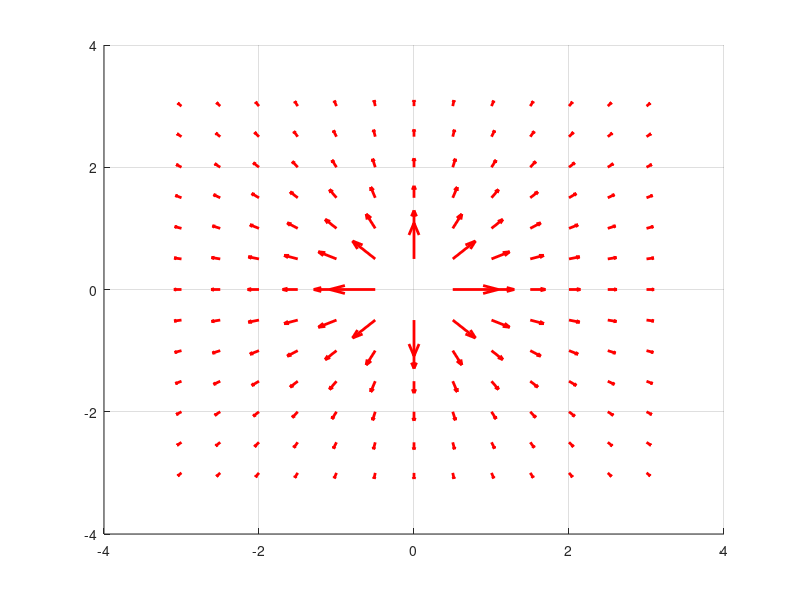

Here is the MATLAB script that generated this plot:
clear; clc; close;

[X,Y] = meshgrid(-3:0.5:3);
vx = X ./ (X .^ 2 + Y .^ 2);
vy = Y ./ (X .^ 2 + Y .^ 2);

hold on

h = quiver(X, Y, vx, vy);
set(h, 'color', 'r', 'linewidth', 2);

grid on

hold off
